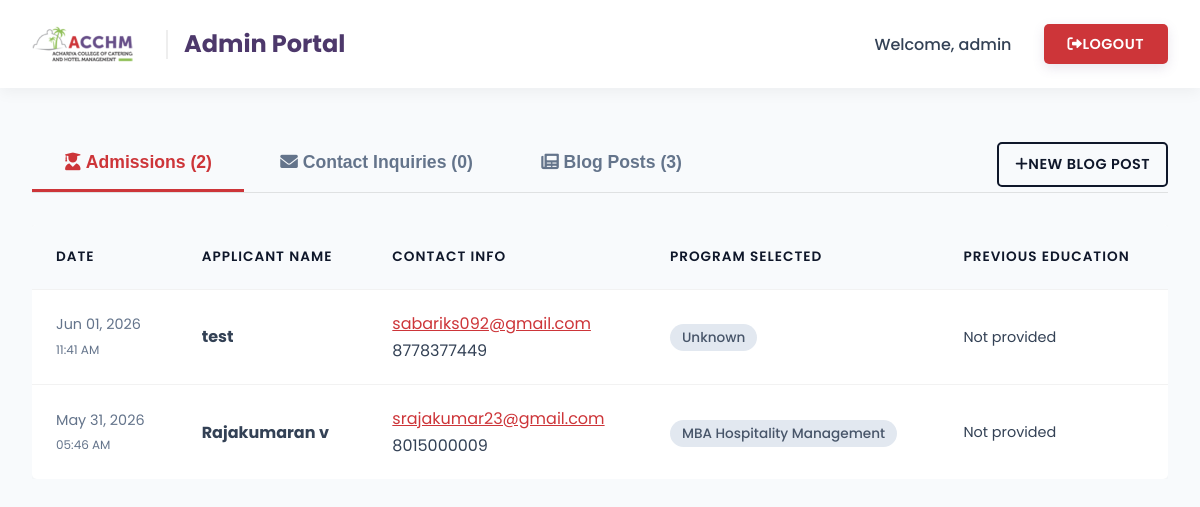
Page /admin_dashboard.php (signed in) on the earlier database version.
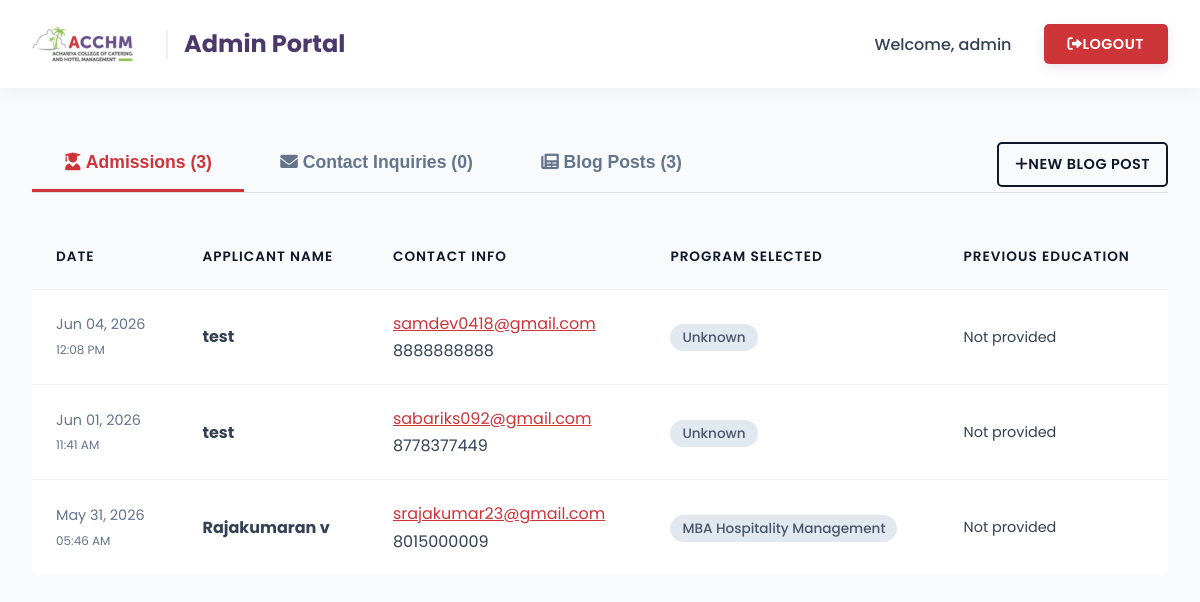
Same page on the later database version.
### tables this page shows
CREATE TABLE admissions (
            id INTEGER PRIMARY KEY AUTOINCREMENT,
            first_name TEXT,
            last_name TEXT,
            email TEXT,
            phone TEXT,
            course_id INTEGER,
            previous_education TEXT,
            created_at DATETIME DEFAULT CURRENT_TIMESTAMP, is_read INTEGER DEFAULT 0, parent_name TEXT DEFAULT '', state TEXT DEFAULT '', district TEXT DEFAULT '', board TEXT DEFAULT '', total_mark TEXT DEFAULT '', course_interest TEXT DEFAULT '', callback TEXT DEFAULT '', callback_from TEXT DEFAULT '', callback_till TEXT DEFAULT '', campus_date TEXT DEFAULT '', message TEXT DEFAULT '',
            FOREIGN KEY(course_id) REFERENCES courses(id)
        );

CREATE TABLE courses (
            id INTEGER PRIMARY KEY AUTOINCREMENT,
            title TEXT,
            description TEXT,
            image_url TEXT
        );

### admin_dashboard.php (the view, shortened to what this page needs)
<?php
require_once 'includes/db.php';
$stmt = $pdo->query("SELECT a.*, c.title as course_title
                     FROM admissions a
                     LEFT JOIN courses c ON a.course_id = c.id
                     ORDER BY a.created_at DESC");
$admissions = $stmt->fetchAll();
$stmt2 = $pdo->query("SELECT * FROM contact_inquiries ORDER BY created_at DESC");
$inquiries = $stmt2->fetchAll();
$stmt3 = $pdo->query("SELECT * FROM blog_posts ORDER BY published_at DESC");
$blog_posts = $stmt3->fetchAll();
?>
<!DOCTYPE html>
<html lang="en">
<head>
    <link rel="stylesheet" href="assets/css/styles.css">
    <link rel="stylesheet" href="https://cdnjs.cloudflare.com/ajax/libs/font-awesome/6.0.0/css/all.min.css">
</head>
<body style="background: var(--color-light);">
    <header class="dashboard-header">
        <div style="display: flex; align-items: center; gap: 1rem;">
            <img src="assets/images/downloads/ACHM-Logo-1.png" alt="Logo" style="height: 40px;">
            <h1 style="font-size: 1.5rem; margin-left: 1rem; padding-left: 1rem; border-left: 2px solid #eee;">Admin Portal</h1>
        </div>
        <div style="display: flex; align-items: center; gap: 2rem;">
            <span style="font-weight: 500;">Welcome, <?php echo htmlspecialchars($_SESSION['admin_username']); ?></span>
            <a href="admin_logout.php" class="btn btn-primary" style="padding: 0.5rem 1.5rem; font-size: 0.9rem;"><i class="fas fa-sign-out-alt"></i> Logout</a>
        </div>
    </header>
    <main style="padding: 3rem 2rem; max-width: 1400px; margin: 0 auto;">
        <div style="margin-bottom: 2rem; border-bottom: 1px solid rgba(0,0,0,0.1); display: flex; justify-content: space-between; align-items: center;">
            <div>
                <button class="tab-btn active" onclick="switchTab('admissions')"><i class="fas fa-user-graduate"></i> Admissions (<?php echo count($admissions); ?>)</button>
                <button class="tab-btn" onclick="switchTab('inquiries')"><i class="fas fa-envelope"></i> Contact Inquiries (<?php echo count($inquiries); ?>)</button>
                <button class="tab-btn" onclick="switchTab('blog')"><i class="fas fa-newspaper"></i> Blog Posts (<?php echo count($blog_posts); ?>)</button>
            </div>
            <div>
                <a href="admin_blog_form.php" class="btn btn-outline" style="color: var(--color-dark); border-color: var(--color-dark); padding: 0.5rem 1rem; font-size: 0.9rem;"><i class="fas fa-plus"></i> New Blog Post</a>
            </div>
        </div>
        <div id="admissions" class="tab-content active">
            <?php if (empty($admissions)): ?>
                <div class="glass-card" style="text-align: center; padding: 4rem;">
                    <i class="fas fa-folder-open" style="font-size: 3rem; color: #cbd5e1; margin-bottom: 1rem;"></i>
                    <h3 style="color: var(--color-text-light);">No admission applications yet.</h3>
                </div>
            <?php else: ?>
                <div style="overflow-x: auto;">
                    <table class="data-table">
                        <thead>
                            <tr>
                                <th>Date</th>
                                <th>Applicant Name</th>
                                <th>Contact Info</th>
                                <th>Program Selected</th>
                                <th>Previous Education</th>
                            </tr>
                        </thead>
                        <tbody>
                            <?php foreach ($admissions as $row): ?>
                                <tr>
                                    <td style="white-space: nowrap; color: var(--color-text-light); font-size: 0.9rem;">
                                        <?php echo date('M d, Y', strtotime($row['created_at'])); ?><br>
                                        <small><?php echo date('h:i A', strtotime($row['created_at'])); ?></small>
                                    </td>
                                    <td>
                                        <strong><?php echo htmlspecialchars($row['first_name'] . ' ' . $row['last_name']); ?></strong>
                                    </td>
                                    <td>
                                        <a href="mailto:<?php echo htmlspecialchars($row['email']); ?>" style="color: var(--color-accent-red); text-decoration: underline;"><?php echo htmlspecialchars($row['email']); ?></a><br>
                                        <a href="tel:<?php echo htmlspecialchars($row['phone']); ?>" style="color: var(--color-text);"><?php echo htmlspecialchars($row['phone']); ?></a>
                                    </td>
                                    <td><span class="badge"><?php echo htmlspecialchars($row['course_title'] ?? 'Unknown'); ?></span></td>
                                    <td style="max-width: 300px; font-size: 0.9rem;">
                                        <?php echo nl2br(htmlspecialchars($row['previous_education'] ?: 'Not provided')); ?>
                                    </td>
                                </tr>
                            <?php endforeach; ?>
                        </tbody>
                    </table>
                </div>
            <?php endif; ?>
        </div>
    </main>
</body>
</html>

### assets/css/styles.css (style rules this page uses)
:root { --primary-gradient: linear-gradient(135deg, #664e88, #4d386b); --secondary-gradient: linear-gradient(135deg, #4d386b, #322349); --accent-gradient: linear-gradient(135deg, #cd3539, #a8272b); --blue-gradient: linear-gradient(135deg, rgba(15, 23, 42, 0.9), rgba(15, 23, 42, 0.95)); --color-primary: #664e88; --color-primary-dark: #4d386b; --color-accent-red: #cd3539; --color-accent-green: #8fbf57; --color-heading: #0f172a; --color-dark: #0f172a; --color-light: #f8fafc; --color-white: #ffffff; --color-text: #334155; --color-text-light: #64748b; --font-heading: 'Poppins', sans-serif; --font-body: 'Poppins', sans-serif; --glass-bg: rgba(255, 255, 255, 0.85); --glass-border: rgba(255, 255, 255, 0.8); --glass-shadow: 0 10px 30px rgba(0, 0, 0, 0.03); --glass-dark-bg: rgba(15, 23, 42, 0.95); --transition-smooth: all 0.3s cubic-bezier(0.4, 0, 0.2, 1); --radius-lg: 5px; --radius-xl: 5px; }
* { margin: 0; padding: 0; box-sizing: border-box; }
body { font-family: var(--font-body); color: var(--color-text); background-color: var(--color-light); line-height: 1.7; -webkit-font-smoothing: antialiased; overflow-x: hidden; }
h1, h2, h3, h4, h5, h6 { font-family: var(--font-heading); color: var(--color-primary-dark); line-height: 1.2; }
a { text-decoration: none; color: inherit; }
img { max-width: 100%; height: auto; display: block; }
.btn { display: inline-flex; align-items: center; justify-content: center; padding: 0.85rem 2rem; font-family: var(--font-heading); font-weight: 600; font-size: 0.95rem; border-radius: 5px; border: none; cursor: pointer; transition: var(--transition-smooth); text-transform: uppercase; letter-spacing: 0.5px; }
.btn-primary { background: var(--color-accent-red); color: var(--color-white); box-shadow: 0 4px 12px rgba(102, 78, 136, 0.15); }
.btn-outline { background: transparent; color: var(--color-primary); border: 2px solid var(--color-primary); }

### admin_dashboard.php (style rules this page uses)
.dashboard-header { background: var(--color-white); padding: 1.5rem 2rem; box-shadow: 0 4px 15px rgba(0,0,0,0.05); display: flex; justify-content: space-between; align-items: center; position: sticky; top: 0; z-index: 100; }
.tab-btn { background: none; border: none; padding: 1rem 2rem; font-size: 1.1rem; font-weight: 600; color: var(--color-text-light); cursor: pointer; border-bottom: 3px solid transparent; transition: var(--transition-smooth); }
.tab-btn.active { color: var(--color-accent-red); border-bottom-color: var(--color-accent-red); }
.tab-content { display: none; animation: fadeIn 0.4s; }
.tab-content.active { display: block; }
.data-table { width: 100%; border-collapse: collapse; background: var(--color-white); border-radius: var(--radius-lg); overflow: hidden; box-shadow: 0 10px 30px rgba(0,0,0,0.04); }
.data-table th, .data-table td { padding: 1.25rem 1.5rem; text-align: left; border-bottom: 1px solid rgba(0,0,0,0.05); }
.data-table th { background: #f8fafc; font-weight: 600; color: var(--color-dark); text-transform: uppercase; font-size: 0.85rem; letter-spacing: 1px; }
.data-table tr:last-child td { border-bottom: none; }
.badge { background: #e2e8f0; color: #475569; padding: 0.25rem 0.75rem; border-radius: 50px; font-size: 0.85rem; font-weight: 500; }

Differences in the rows shown:
added admissions: created_at "Jun 04, 2026", created_at "12:08 PM", first_name+last_name "test", email "samdev0418@gmail.com", phone "8888888888", course_title "Unknown", previous_education "Not provided"
Other differences:
count($admissions): "2" → "3"
